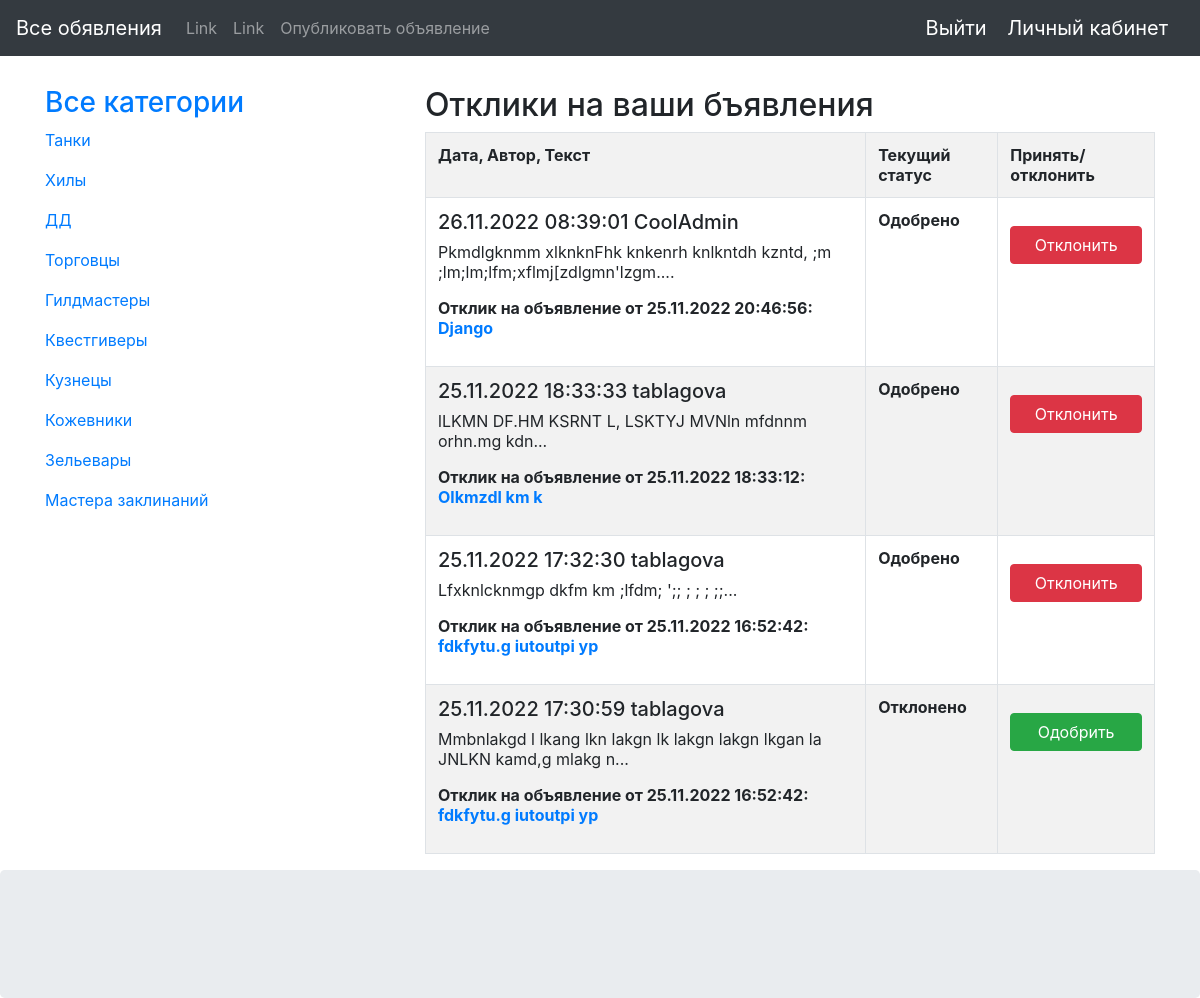
The page /replies/ (signed in) on the database as committed earlier.
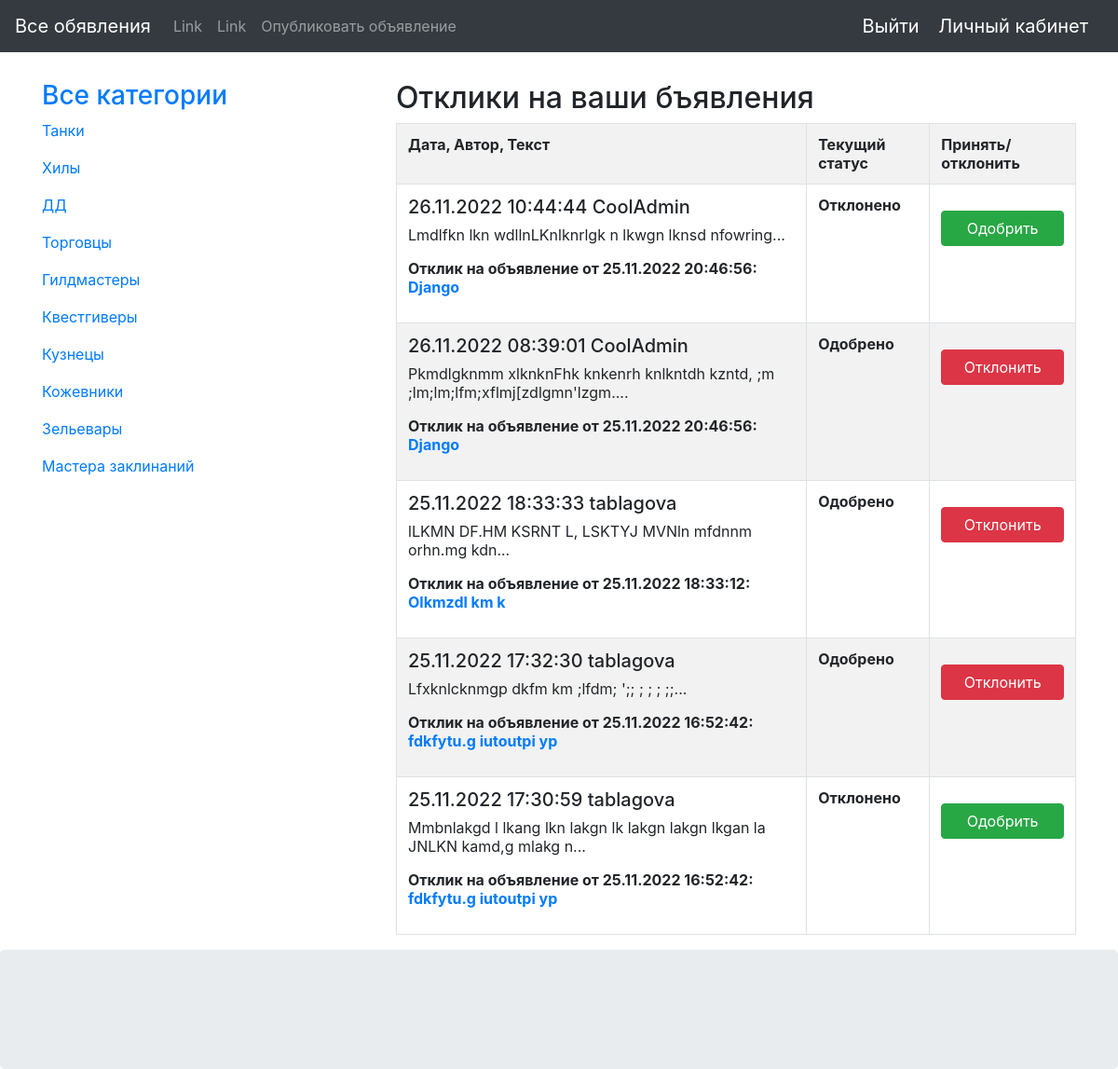
The same page on the database as committed later.
### topics/models.py (models this page shows, shortened)
class Category(models.Model):
    name = models.CharField(max_length=30, unique=True)

class Reply(models.Model):
    author = models.ForeignKey(ActiveUser, on_delete=models.CASCADE)
    create_date = models.DateTimeField(auto_now_add=True)
    topic = models.ForeignKey(Topic, on_delete=models.CASCADE)
    text = models.TextField()
    approved = models.BooleanField(default=False)

class ActiveUser(models.Model):
    user = models.OneToOneField(User, on_delete=models.CASCADE)
    nickname = models.CharField(max_length=50, unique=True)
    avatar = models.ImageField(upload_to='avatars/%Y/%m/%d')

class Topic(models.Model):
    author = models.ForeignKey(ActiveUser, on_delete=models.CASCADE)
    create_date = models.DateTimeField(auto_now_add=True)
    category = models.ForeignKey(Category, on_delete=models.CASCADE)
    title = models.CharField(max_length=255)
    content = RichTextUploadingField(blank=True,
                                     external_plugin_resources=[(
                                         'youtube',
                                         '/static/ckeditor/ckeditor/plugins/youtube/',
                                         'plugin.js',
                                     )
                                     ])
    simple_context = models.TextField(default='')

### topics/views.py (the view)
# urls.py: path('replies/', TopicsFilterByAuthor.as_view(), name='replies'),
class TopicsFilterByAuthor(LoginRequiredMixin, ListView):
    model = Reply
    template_name = 'topics/replies.html'
    context_object_name = 'replies'
    def get_queryset(self):
        topics = Topic.objects.filter(author__user_id=self.request.user).values('id')
        return Reply.objects.filter(topic_id__in=topics).order_by('-create_date')

### topics/templatetags/topic_tags.py (called while the page is built)
@register.simple_tag()
def get_categories():
    return Category.objects.all()

### topics/templates/topics/replies.html
{% extends 'topics/index.html' %}
{% block content %}
<div class="col-sm-8">
         <h2>Отклики на ваши бъявления</h2>
{% if replies %}
<table class="table table-bordered table-striped">
  <tr>
    <th>Дата, Автор, Текст</th>
    <th>Текущий статус</th>
    <th>Принять/отклонить</th>
  </tr>
  {% for reply in replies %}
  <tr>
    <td>
         <h5>{{ reply.create_date|date:"d.m.Y H:i:s"}} {{ reply.author.nickname }}</h5>
         <p>{{reply.text | truncatechars:100}}...</p>
         <p><b>Отклик на объявление от {{reply.topic.create_date|date:"d.m.Y H:i:s"}}:
             <br>
             <a href="{% url 'topic' reply.topic.pk %}">
                 {{reply.topic.title}}
             </a></b>
    </td>
    <td>
        {% if reply.approved %}
            <b>Одобрено</b>
        {% else %}
            <b>Отклонено</b>
        {% endif %}
    </td>
    <td>
        {% if reply.approved %}
        <button type="submit" class="mt-3 btn btn-danger btn-block text-muted">
            <a href="{% url 'change_reply_approve' reply.pk %}" class="text-white">
            Отклонить
            </a>
        </button>
        {% else %}
        <button type="submit" class="mt-3 btn btn-success btn-block text-muted">
            <a href="{% url 'change_reply_approve' reply.pk %}" class="text-white">
            Одобрить
            </a>
        </button>
        {% endif %}
    </td>
  </tr>
  {% endfor %}
</table>
{% else %}
    <br>
   <p>Нет отзывов</p>
{% endif %}
</div>
{% endblock %}

### topics/templates/topics/index.html (shortened to what this page needs)
{% load static %}
{% load topic_tags %}
<!DOCTYPE html>
<html lang="en">
<head>
  <link href="{% static 'css/bootstrap.css' %}" rel="stylesheet" />
</head>
<body>
<nav class="navbar navbar-expand-sm bg-dark navbar-dark">
  <a class="navbar-brand" href="{% url 'home' %}">Все обявления</a>
  <div class="collapse navbar-collapse" id="collapsibleNavbar">
    <ul class="navbar-nav">
      <li class="nav-item">
        <a class="nav-link" href="#">Link</a>
      </li>
      <li class="nav-item">
        <a class="nav-link" href="#">Link</a>
      </li>
      <li class="nav-item">
        <a class="nav-link" href="{% url 'add_topic' %}">Опубликовать объявление</a>
      </li>
    </ul>
</div>
  <div>
    {% if request.user.is_authenticated %}
        <a class="navbar-brand" href="{% url 'user_logout' %}">Выйти</a>
        <a class="navbar-brand" href="{% url 'private_page' %}">Личный кабинет</a>
    {% else %}
        <a class="navbar-brand" href="/login/">Войти</a>
    {% endif %}
  </div>
</nav>
<div class="container" style="margin-top:30px">
  <div class="row">
    <div class="col-sm-4">
      <h3><a href="{% url 'home' %}">Все категории</a></h3>
      {% get_categories as categories %}
      {% for category in categories %}
      <p>
        <a href="{% url 'topics_by_category' category.pk %}">{{category.name}}</a>
      </p>
      {% endfor %}
    </div>
    {% block content %}
    {% endblock %}
  </div>
</div>
<div class="jumbotron text-center" style="margin-bottom:0">
</div>
</body>
</html>

Rows that differ between the two databases and show on the page:
added Reply: create_date "26.11.2022 10:44:44", author.nickname "CoolAdmin", text "Lmdlfkn lkn wdllnLKnlknrlgk n lkwgn lknsd nfowring", topic.create_date "25.11.2022 20:46:56", topic "Django", approved "Отклонено"
